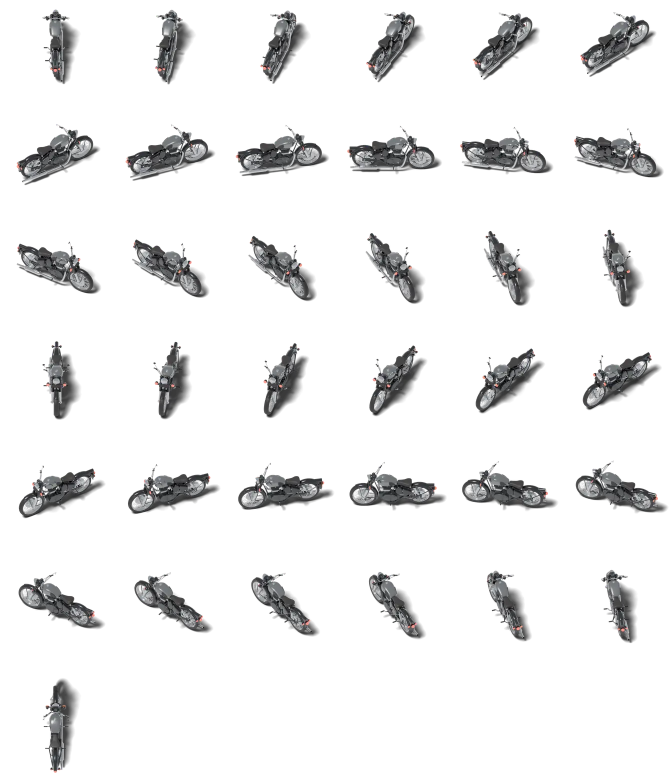
#> input picture src/assets/vehicles3d/classic.webp, 1344 x 1568 px (shown at 1/2 size)
$ python -i sheets.py   (imports and definitions only)
#> lines starting #> are read from the running program, lines starting #| are printed output that depends on the picture
#> further down, picture is the input picture: PIL image 1344x1568 RGBA; mean R, G, B, A 14.3, 14.3, 14.4, 29.6
"""Pack sprites3d.py renders into the app's vehicle images.

    python3 scripts/vehicles/sheets.py <sprites dir>

For each vehicle writes:
  src/assets/vehicles3d/<id>.webp  6 x 7 sheet: frames 0-35 are the vehicle turned
                                   k * 10 degrees clockwise at the navigation
                                   tilt; cell 36 is the same vehicle straight
                                   from above, at the same scale. The ground
                                   centre is the middle of every cell.
  src/assets/vehicles/<id>.webp    the top view cropped to the vehicle, for the
                                   picker and the flat map marker.
"""
import os
import sys
from PIL import Image

IDS = ['hatchback', 'compact', 'sedan', 'suv', 'offroad', 'minivan', 'pickup', 'sportscar', 'coupe', 'classic', 'roadster', 'cruiser', 'trail', 'tourer', 'sport', 'hyper']
CELL, COLS, ROWS = 224, 6, 7
ICON = 192

# The shadow catcher leaves a faint haze over the whole frame, which showed as
# a pale square around the vehicle on a light map (iPhone, 2026-09-14). Alpha
# under this is dropped, and the rest of the shadow is rescaled to match.
HAZE = 26
def clean(im):
    r, g, b, a = im.split()
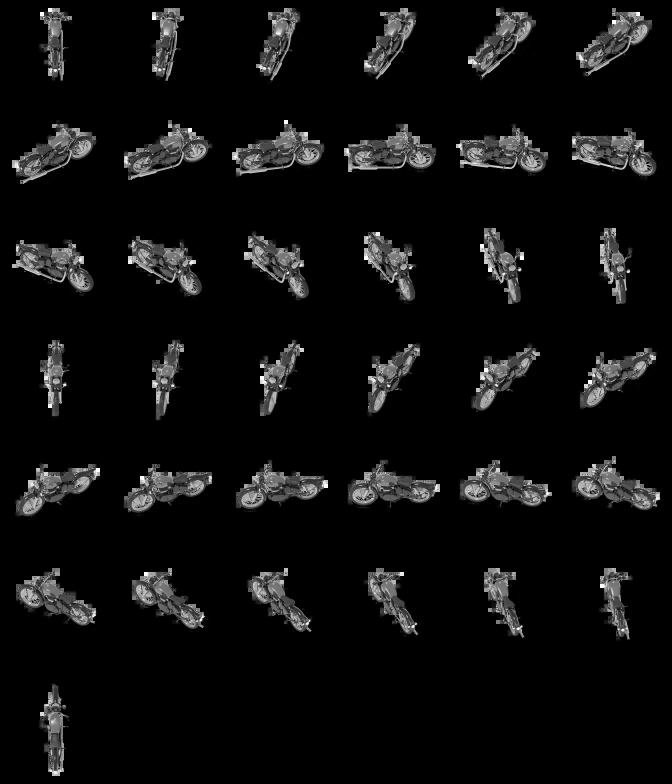
#> r: PIL image 1344x1568 L (shown at 1/2 size); min 0, max 255, mean 14.3
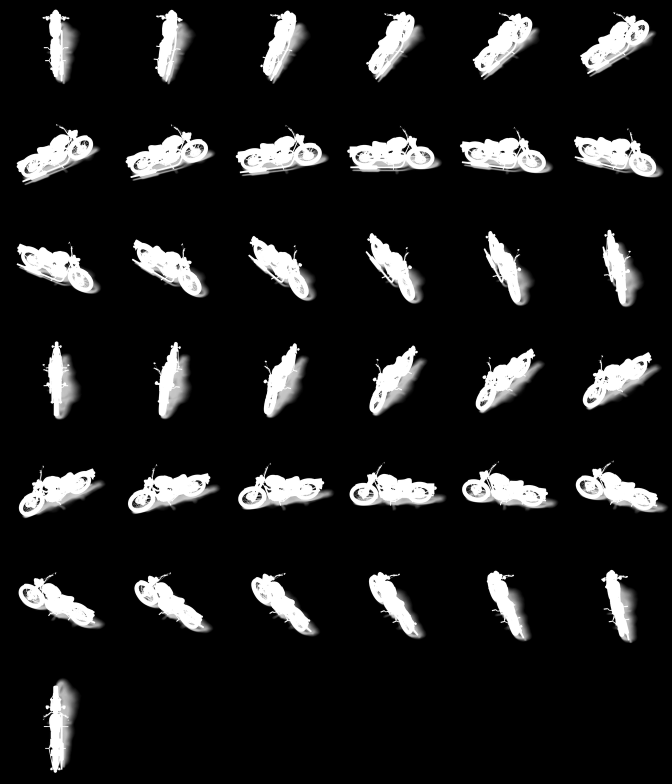
#> a: PIL image 1344x1568 L (shown at 1/2 size); min 0, max 255, mean 29.6
    a = a.point(lambda v: 0 if v <= HAZE else round((v - HAZE) * 255 / (255 - HAZE)))
    return Image.merge('RGBA', (r, g, b, a))

src = sys.argv[1]
# [20 lines not run here, left out]

>>> from PIL import Image
>>> picture = Image.open('../../src/assets/vehicles3d/classic.webp')
>>> result = clean(picture)
